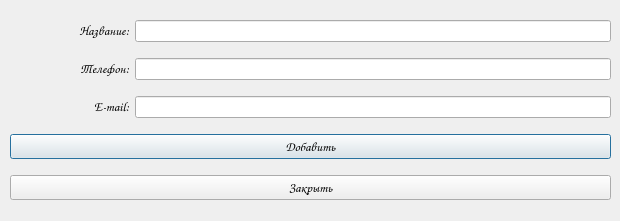
<?xml version="1.0" encoding="UTF-8"?>
<ui version="4.0">
 <class>Dialog</class>
 <widget class="QDialog" name="Dialog">
  <property name="geometry">
   <rect>
    <x>0</x>
    <y>0</y>
    <width>620</width>
    <height>221</height>
   </rect>
  </property>
  <property name="windowTitle">
   <string>Dialog</string>
  </property>
  <widget class="QWidget" name="verticalLayoutWidget">
   <property name="geometry">
    <rect>
     <x>10</x>
     <y>10</y>
     <width>601</width>
     <height>201</height>
    </rect>
   </property>
   <layout class="QVBoxLayout" name="verticalLayout_2">
    <item>
     <layout class="QHBoxLayout" name="horizontalLayout_8" stretch="2,8">
      <item>
       <widget class="QLabel" name="label_8">
        <property name="font">
         <font>
          <family>Comic Sans MS</family>
         </font>
        </property>
        <property name="text">
         <string>&lt;html&gt;&lt;head/&gt;&lt;body&gt;&lt;p align=&quot;right&quot;&gt;&lt;span style=&quot; font-size:10pt;&quot;&gt;Название:&lt;/span&gt;&lt;/p&gt;&lt;/body&gt;&lt;/html&gt;</string>
        </property>
       </widget>
      </item>
      <item>
       <widget class="QLineEdit" name="line_name"/>
      </item>
     </layout>
    </item>
    <item>
     <layout class="QHBoxLayout" name="horizontalLayout_11" stretch="2,8">
      <item>
       <widget class="QLabel" name="label_11">
        <property name="font">
         <font>
          <family>Comic Sans MS</family>
         </font>
        </property>
        <property name="text">
         <string>&lt;html&gt;&lt;head/&gt;&lt;body&gt;&lt;p align=&quot;right&quot;&gt;&lt;span style=&quot; font-size:10pt;&quot;&gt;Телефон:&lt;/span&gt;&lt;/p&gt;&lt;/body&gt;&lt;/html&gt;</string>
        </property>
       </widget>
      </item>
      <item>
       <widget class="QLineEdit" name="line_phone"/>
      </item>
     </layout>
    </item>
    <item>
     <layout class="QHBoxLayout" name="horizontalLayout_12" stretch="2,8">
      <item>
       <widget class="QLabel" name="label_12">
        <property name="font">
         <font>
          <family>Comic Sans MS</family>
         </font>
        </property>
        <property name="text">
         <string>&lt;html&gt;&lt;head/&gt;&lt;body&gt;&lt;p align=&quot;right&quot;&gt;&lt;span style=&quot; font-size:10pt;&quot;&gt;E-mail:&lt;/span&gt;&lt;/p&gt;&lt;/body&gt;&lt;/html&gt;</string>
        </property>
       </widget>
      </item>
      <item>
       <widget class="QLineEdit" name="line_mail"/>
      </item>
     </layout>
    </item>
    <item>
     <widget class="QPushButton" name="btn_add">
      <property name="font">
       <font>
        <family>Comic Sans MS</family>
        <pointsize>10</pointsize>
       </font>
      </property>
      <property name="text">
       <string>Добавить</string>
      </property>
     </widget>
    </item>
    <item>
     <widget class="QPushButton" name="btn_close">
      <property name="font">
       <font>
        <family>Comic Sans MS</family>
        <pointsize>10</pointsize>
       </font>
      </property>
      <property name="text">
       <string>Закрыть</string>
      </property>
     </widget>
    </item>
   </layout>
  </widget>
 </widget>
 <resources/>
 <connections/>
</ui>
